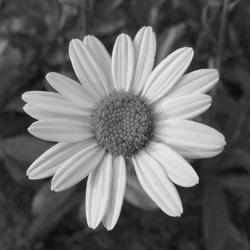
#> input picture flower.jpg, 250 x 250 px
$ python PCA.py   (Python 2 division)
#> lines starting #> are read from the running program, lines starting #| are printed output that depends on the picture
# -*- coding: utf-8 -*-
"""
Created on Thu Dec 10 13:15:26 2015

@author: shuaiwang
"""

from __future__ import division
from PIL import Image
import numpy as np
import numpy.linalg as la
import matplotlib.pyplot as plt


def represent(img_file, k):
    """
    Reresents a grayscale image using fewer components.

    :Parameters:
        img_file: an image file.
        k: number of components.

    :Returns:
        compressed image
    """
#> called with img_file = 'flower.jpg', k = 25
    print '\n'

    img = np.asarray(Image.open(img_file))
#> img is the input picture: shape (250, 250); min 1, max 244, mean 102.8
    print 'Original image'
    plt.imshow(img)
    plt.show()

    print '\n'

    # Using first k component
    reconstruct = pca(img, k)
    r = k / img.shape[1] * 100    # principle component ratio
    print 'Represent image using the first {0}% principle components'.format(r)
    plt.imshow(reconstruct)
    plt.show()


def pca(X, k):
    """
    Principle component analysis.

    :Parameters:
        X: training input data
        k: number of principle components

    :Returns:
        Reconstruct matrix using first k eigenvectors.
    """
#> called with k = 25
    U, S, VT = la.svd(X)
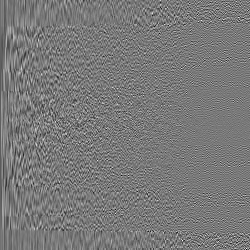
#> U: shape (250, 250) float64; min -0.341, max 0.375, mean -0.000321; drawn with min black and max white
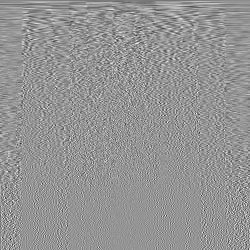
#> VT: shape (250, 250) float64; min -0.43, max 0.307, mean -0.000339; drawn with min black and max white
#> S = 250 values, max 28703.3 at index 0, min 0.0485 at index 249, mean 365
    K = U[:, :k]
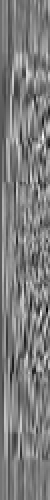
#> K: shape (250, 25) float64 (shown 2 times larger); min -0.251, max 0.251, mean -0.00323; drawn with min black and max white
    return K.dot(K.T).dot(X)
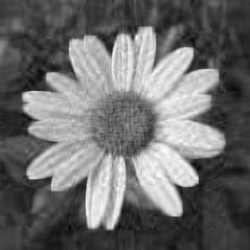
#> returned value: shape (250, 250) float64; min -4.09, max 246.8, mean 102.8; drawn with min black and max white


represent('flower.jpg', 25)
#| Represent image using the first 10.0% principle components
